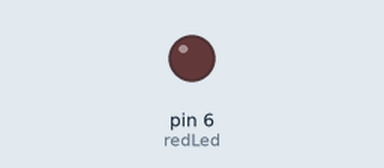
A sketch run on a simulated Arduino Uno, built with avr-gcc and run on an emulated ATmega328P. Shown: output pins drawn as LEDs (lit = HIGH).

Above: at 0.05 s.
At 0.75 s:
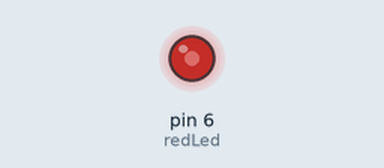
At 1.5 s:
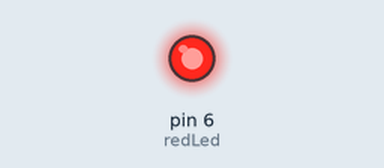
Timing chart, 0 to 3.5 s (numbered marks = the images above):
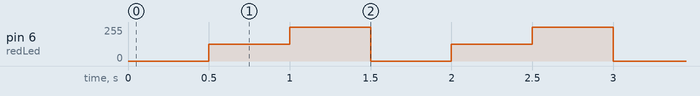

The sketch:

dimbright.ino
```cpp
int redLed=6;
int bright1=0;
int bright2=125;
int bright3=255;
int del=500;
void setup() {
  // put your setup code here, to run once:
pinMode(redLed,OUTPUT);
}

void loop() {
  // put your main code here, to run repeatedly:
analogWrite(redLed,bright1);
delay(del);
analogWrite(redLed,bright2);
delay(del);
analogWrite(redLed,bright3);
delay(del);
}
```

Measured:
- by itself, pin 6 (redLed): repeats every 1.5 s: 255/255 0.50 s, 0/255 0.50 s, 125/255 0.50 s
